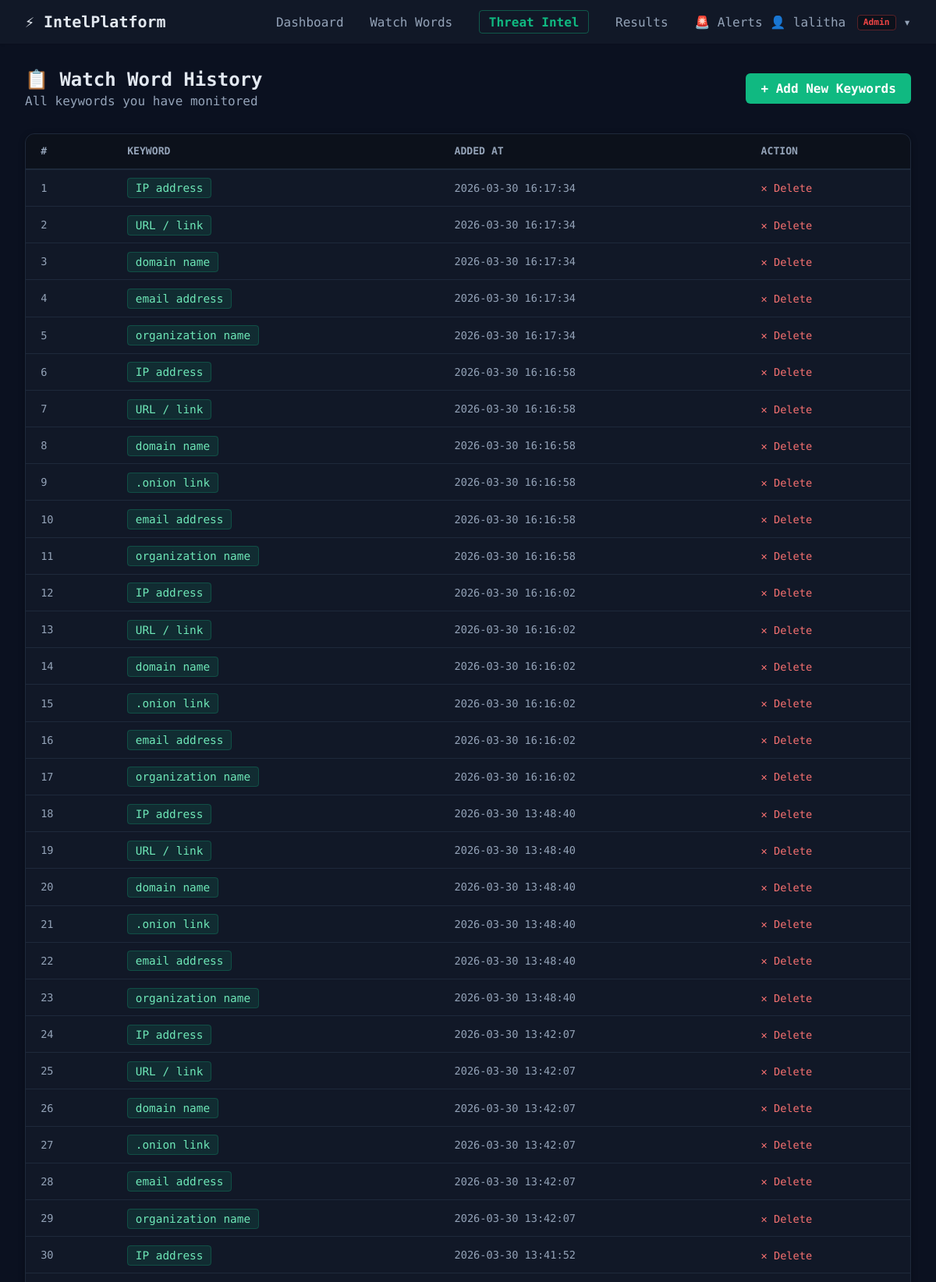
Screenshot of /watchword-history (signed in, upper part) with the database file from the repository.
### tables this page shows
CREATE TABLE watchwords (
                id INTEGER PRIMARY KEY AUTOINCREMENT,
                user_id INTEGER NOT NULL,
                keyword TEXT NOT NULL,
                added_at TIMESTAMP DEFAULT CURRENT_TIMESTAMP,
                FOREIGN KEY (user_id) REFERENCES users (id)
            );

### app.py (the view)
@app.route('/watchword-history')
@login_required
def watchword_history():
    db = get_db()
    w, p = get_visibility_filter()
    words = db_fetchall(db, f'SELECT * FROM watchwords WHERE {w} ORDER BY added_at DESC', tuple(p))
    db.close()
    return render_template('watchword_history.html', words=words)

### app.py (called while the page is built)
def login_required(f):
    @wraps(f)
    def decorated(*args, **kwargs):
        if 'user_id' not in session:
            return redirect(url_for('login'))
        return f(*args, **kwargs)
    return decorated

def get_visibility_filter():
    return "1=1", []

def is_postgres():
    return bool(DATABASE_URL and DATABASE_URL.startswith('postgres'))

def get_db():
    if is_postgres():
        return psycopg2.connect(DATABASE_URL, cursor_factory=psycopg2.extras.RealDictCursor)
    else:
        conn = sqlite3.connect('database.db')
        conn.row_factory = sqlite3.Row
        return conn

def format_query(query):
    if not is_postgres():
        return query.replace('%s', '?')
    return query

def db_fetchall(conn, query, params=()):
    cur = conn.cursor()
    cur.execute(format_query(query), params)
    rows = cur.fetchall()
    cur.close()
    return [dict(row) for row in rows]

@app.before_request
def before_request():
    global DB_INITIALIZED
    if not DB_INITIALIZED:
        try:
            init_db()
        except Exception:
            pass
        DB_INITIALIZED = True

### templates/watchword_history.html (shortened to what this page needs)
{% extends 'base.html' %}
{% block content %}
<div style="margin-bottom:2rem;display:flex;justify-content:space-between;align-items:center;flex-wrap:wrap;gap:1rem;">
    <div>
        <h2 style="margin:0;">📋 Watch Word History</h2>
        <p style="color:var(--text-muted);margin:.25rem 0 0;">All keywords you have monitored</p>
    </div>
    {% if session.get('role') in ['Admin','Analyst'] %}
    <a href="{{ url_for('watchwords') }}" class="btn-primary" style="text-decoration:none;padding:.65rem 1.2rem;">+ Add New Keywords</a>
    {% endif %}
</div>
<div style="background:var(--card-bg);border-radius:12px;border:1px solid var(--border-color);overflow:hidden;box-shadow:0 2px 8px rgba(0,0,0,.3);">
    {% if words %}
    <table style="width:100%;border-collapse:collapse;">
        <thead style="background:rgba(0,0,0,.3);border-bottom:2px solid var(--border-color);">
            <tr>
                <th style="padding:.9rem 1.2rem;color:var(--text-muted);font-size:.82rem;text-transform:uppercase;text-align:left;">#</th>
                <th style="padding:.9rem 1.2rem;color:var(--text-muted);font-size:.82rem;text-transform:uppercase;text-align:left;">Keyword</th>
                <th style="padding:.9rem 1.2rem;color:var(--text-muted);font-size:.82rem;text-transform:uppercase;text-align:left;">Added At</th>
                {% if session.get('role') in ['Admin','Analyst'] %}
                <th style="padding:.9rem 1.2rem;color:var(--text-muted);font-size:.82rem;text-transform:uppercase;text-align:left;">Action</th>
                {% endif %}
            </tr>
        </thead>
        <tbody>
            {% for w in words %}
            <tr style="border-bottom:1px solid var(--border-color);">
                <td style="padding:.85rem 1.2rem;color:var(--text-muted);font-size:.85rem;">{{loop.index}}</td>
                <td style="padding:.85rem 1.2rem;">
                    <span style="background:rgba(16,185,129,.12);color:#6ee7b7;padding:.25rem .6rem;border-radius:4px;font-size:.9rem;border:1px solid rgba(16,185,129,.25);">{{ w['keyword'] }}</span>
                </td>
                <td style="padding:.85rem 1.2rem;color:var(--text-muted);font-size:.85rem;">{{ w['added_at'] }}</td>
                <td style="padding:.85rem 1.2rem;">
                    {% if session.get('role') in ['Admin','Analyst'] %}
                    <a href="{{ url_for('delete_watchword', wid=w['id']) }}" onclick="return confirm('Delete this keyword?')" style="color:#f87171;text-decoration:none;font-size:.85rem;">✕ Delete</a>
                    {% else %}
                    <span style="color:var(--text-muted);font-size:.82rem;">—</span>
                    {% endif %}
                </td>
            </tr>
            {% endfor %}
        </tbody>
    </table>
    {% endif %}
</div>
{% endblock %}

### static/css/style.css (style rules this page uses)
:root { --primary-color: #10b981; --primary-hover: #059669; --bg-color: #0b1120; --card-bg: #111827; --text-main: #e2e8f0; --text-muted: #94a3b8; --border-color: #1e293b; --danger: #ef4444; --warning: #f59e0b; --success: #10b981; }
body { margin: 0; font-family: 'Share Tech Mono', 'Courier New', monospace; background-color: var(--bg-color); color: var(--text-main); }
.btn-primary { background-color: var(--primary-color); color: white; border: none; padding: 0.75rem 1.5rem; border-radius: 6px; font-weight: 600; cursor: pointer; transition: background-color 0.2s; }

### rows the page displays
watchwords: keyword "IP address", added_at "2026-03-30 16:17:34"
watchwords: keyword "URL / link", added_at "2026-03-30 16:17:34"
watchwords: keyword "domain name", added_at "2026-03-30 16:17:34"
watchwords: keyword "email address", added_at "2026-03-30 16:17:34"
watchwords: keyword "organization name", added_at "2026-03-30 16:17:34"
watchwords: keyword "IP address", added_at "2026-03-30 16:16:58"
watchwords: keyword "URL / link", added_at "2026-03-30 16:16:58"
watchwords: keyword "domain name", added_at "2026-03-30 16:16:58"
watchwords: keyword ".onion link", added_at "2026-03-30 16:16:58"
watchwords: keyword "email address", added_at "2026-03-30 16:16:58"
watchwords: keyword "organization name", added_at "2026-03-30 16:16:58"
watchwords: keyword "IP address", added_at "2026-03-30 16:16:02"
watchwords: keyword "URL / link", added_at "2026-03-30 16:16:02"
watchwords: keyword "domain name", added_at "2026-03-30 16:16:02"
watchwords: keyword ".onion link", added_at "2026-03-30 16:16:02"
watchwords: keyword "email address", added_at "2026-03-30 16:16:02"
watchwords: keyword "organization name", added_at "2026-03-30 16:16:02"
watchwords: keyword "IP address", added_at "2026-03-30 13:48:40"
watchwords: keyword "URL / link", added_at "2026-03-30 13:48:40"
watchwords: keyword "domain name", added_at "2026-03-30 13:48:40"
watchwords: keyword ".onion link", added_at "2026-03-30 13:48:40"
watchwords: keyword "email address", added_at "2026-03-30 13:48:40"
watchwords: keyword "organization name", added_at "2026-03-30 13:48:40"
watchwords: keyword "IP address", added_at "2026-03-30 13:42:07"
watchwords: keyword "URL / link", added_at "2026-03-30 13:42:07"
watchwords: keyword "domain name", added_at "2026-03-30 13:42:07"
watchwords: keyword ".onion link", added_at "2026-03-30 13:42:07"
watchwords: keyword "email address", added_at "2026-03-30 13:42:07"
watchwords: keyword "organization name", added_at "2026-03-30 13:42:07"
watchwords: keyword "IP address", added_at "2026-03-30 13:41:52"

### other values shown
{{ session.get('username') }} "lalitha"
{{ session.get('role','Viewer') }} "Admin"
